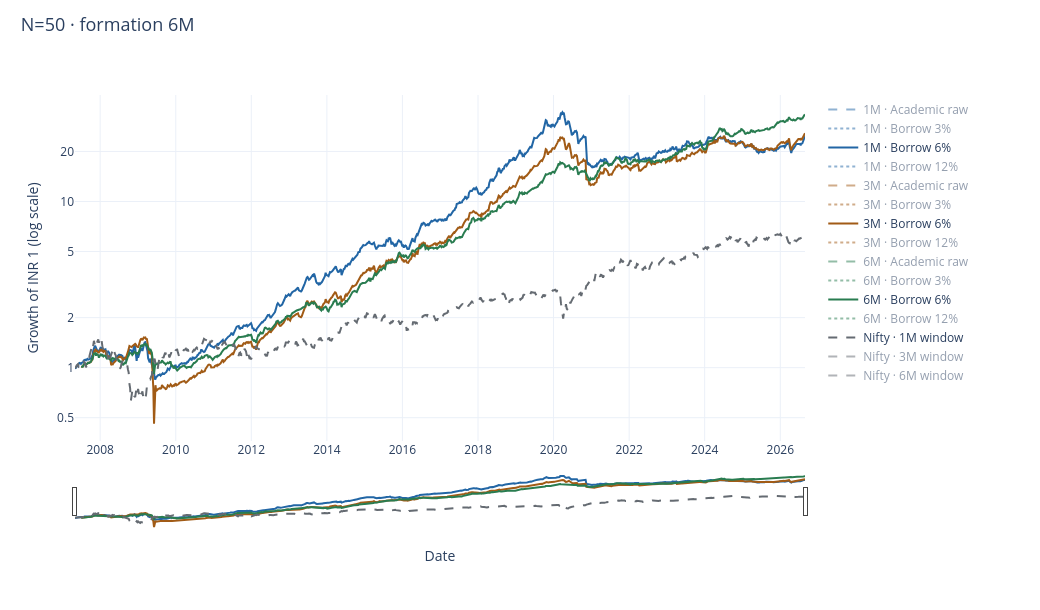

The cell this chart's notebook holds for it:
### Markdown cell above
### N=50

### Code cell
research.equity(50)

### Figure 1 — Plotly figure (JSON) as saved in the notebook; plotly's stock layout.template omitted (floating-point values rounded to 4 significant figures; data arrays with more than 128 entries replaced by an {"elided": "..."} marker saying what was removed)
{"data": [{"line": {"color": "#2266a5", "dash": "dash", "width": 2}, "name": "1M · Academic raw", "type": "scatter", "visible": "legendonly", "x": {"elided": "1010 str values"}, "y": {"elided": "1010 float values"}}, {"line": {"color": "#2266a5", "dash": "dot", "width": 2}, "name": "1M · Borrow 3%", "type": "scatter", "visible": "legendonly", "x": {"elided": "1010 str values"}, "y": {"elided": "1010 float values"}}, {"line": {"color": "#2266a5", "dash": "solid", "width": 2}, "name": "1M · Borrow 6%", "type": "scatter", "visible": true, "x": {"elided": "1010 str values"}, "y": {"elided": "1010 float values"}}, {"line": {"color": "#2266a5", "dash": "dot", "width": 2}, "name": "1M · Borrow 12%", "type": "scatter", "visible": "legendonly", "x": {"elided": "1010 str values"}, "y": {"elided": "1010 float values"}}, {"line": {"color": "#a15b16", "dash": "dash", "width": 2}, "name": "3M · Academic raw", "type": "scatter", "visible": "legendonly", "x": {"elided": "1001 str values"}, "y": {"elided": "1001 float values"}}, {"line": {"color": "#a15b16", "dash": "dot", "width": 2}, "name": "3M · Borrow 3%", "type": "scatter", "visible": "legendonly", "x": {"elided": "1001 str values"}, "y": {"elided": "1001 float values"}}, {"line": {"color": "#a15b16", "dash": "solid", "width": 2}, "name": "3M · Borrow 6%", "type": "scatter", "visible": true, "x": {"elided": "1001 str values"}, "y": {"elided": "1001 float values"}}, {"line": {"color": "#a15b16", "dash": "dot", "width": 2}, "name": "3M · Borrow 12%", "type": "scatter", "visible": "legendonly", "x": {"elided": "1001 str values"}, "y": {"elided": "1001 float values"}}, {"line": {"color": "#297c50", "dash": "dash", "width": 2}, "name": "6M · Academic raw", "type": "scatter", "visible": "legendonly", "x": {"elided": "1001 str values"}, "y": {"elided": "1001 float values"}}, {"line": {"color": "#297c50", "dash": "dot", "width": 2}, "name": "6M · Borrow 3%", "type": "scatter", "visible": "legendonly", "x": {"elided": "1001 str values"}, "y": {"elided": "1001 float values"}}, {"line": {"color": "#297c50", "dash": "solid", "width": 2}, "name": "6M · Borrow 6%", "type": "scatter", "visible": true, "x": {"elided": "1001 str values"}, "y": {"elided": "1001 float values"}}, {"line": {"color": "#297c50", "dash": "dot", "width": 2}, "name": "6M · Borrow 12%", "type": "scatter", "visible": "legendonly", "x": {"elided": "1001 str values"}, "y": {"elided": "1001 float values"}}, {"line": {"color": "#656b72", "dash": "dash"}, "name": "Nifty · 1M window", "type": "scatter", "visible": true, "x": {"elided": "1010 str values"}, "y": {"elided": "1010 float values"}}, {"line": {"color": "#656b72", "dash": "dash"}, "name": "Nifty · 3M window", "type": "scatter", "visible": "legendonly", "x": {"elided": "1001 str values"}, "y": {"elided": "1001 float values"}}, {"line": {"color": "#656b72", "dash": "dash"}, "name": "Nifty · 6M window", "type": "scatter", "visible": "legendonly", "x": {"elided": "1001 str values"}, "y": {"elided": "1001 float values"}}], "layout": {"height": 610, "hovermode": "x unified", "legend": {"font": {"size": 12}, "itemclick": "toggle", "itemdoubleclick": "toggleothers", "x": 1.025, "y": 1}, "margin": {"b": 80, "l": 75, "r": 235, "t": 95}, "title": {"font": {"size": 18}, "text": "N=50 · formation 6M", "x": 0.02, "y": 0.97}, "width": 1040, "xaxis": {"rangeslider": {"thickness": 0.13, "visible": true}, "title": {"text": "Date"}}, "yaxis": {"tickmode": "array", "ticktext": ["0.001", "0.002", "0.005", "0.01", "0.02", "0.05", "0.1", "0.2", "0.5", "1", "2", "5", "10", "20", "50", "100", "200", "500", "1000", "2000", "5000", "10000", "20000", "50000", "100000", "200000", "500000", "1e+06", "2e+06", "5e+06", "1e+07", "2e+07", "5e+07", "1e+08", "2e+08", "5e+08"], "tickvals": [0.001, 0.002, 0.005, 0.01, 0.02, 0.05, 0.1, 0.2, 0.5, 1.0, 2.0, 5.0, 10.0, 20.0, 50.0, 100.0, 200.0, 500.0, 1000.0, 2000.0, 5000.0, 10000.0, 20000.0, 50000.0, 100000.0, 200000.0, 500000.0, 1000000.0, 2000000.0, 5000000.0, 10000000.0, 20000000.0, 50000000.0, 100000000.0, 200000000.0, 500000000.0], "title": {"text": "Growth of INR 1 (log scale)"}, "type": "log"}}}
